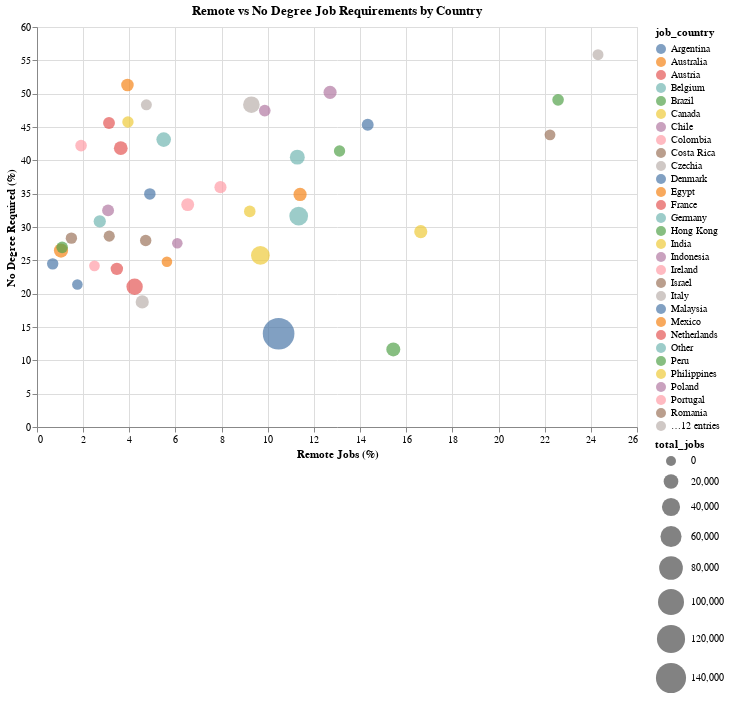

The code cell stored with this chart in its notebook:
### Code cell
scatter_all_the_data = alt.Chart(country_stats).mark_circle(size=100).encode(
    x=alt.X('remote_percentage:Q', title='Remote Jobs (%)'),
    y=alt.Y('no_degree_percentage:Q', title='No Degree Required (%)'),
    color='job_country:N',
    size=alt.Size('total_jobs:Q', scale=alt.Scale(range=[100, 1000])),
    tooltip=['job_country', 'remote_percentage', 'no_degree_percentage', 'total_jobs']
).properties(
    title='Remote vs No Degree Job Requirements by Country',
    width=600,
    height=400
).interactive()

scatter_all_the_data

### Figure 1 — Vega-Lite specification as saved in the notebook (floating-point values rounded to 4 significant figures)
{"config": {"view": {"continuousWidth": 300, "continuousHeight": 300}}, "data": {"name": "data-c6a1fdfdd8f09ccc5edf52f56327ba04"}, "mark": {"type": "circle", "size": 100}, "encoding": {"color": {"field": "job_country", "type": "nominal"}, "size": {"field": "total_jobs", "scale": {"range": [100, 1000]}, "type": "quantitative"}, "tooltip": [{"field": "job_country", "type": "nominal"}, {"field": "remote_percentage", "type": "quantitative"}, {"field": "no_degree_percentage", "type": "quantitative"}, {"field": "total_jobs", "type": "quantitative"}], "x": {"field": "remote_percentage", "title": "Remote Jobs (%)", "type": "quantitative"}, "y": {"field": "no_degree_percentage", "title": "No Degree Required (%)", "type": "quantitative"}}, "height": 400, "params": [{"name": "param_1", "select": {"type": "interval", "encodings": ["x", "y"]}, "bind": "scales"}], "title": "Remote vs No Degree Job Requirements by Country", "width": 600, "$schema": "https://vega.github.io/schema/vega-lite/v5.20.1.json", "datasets": {"data-c6a1fdfdd8f09ccc5edf52f56327ba04": [{"job_country": "United States", "total_jobs": 156077, "remote_percentage": 10.47, "no_degree_percentage": 13.99}, {"job_country": "India", "total_jobs": 43534, "remote_percentage": 9.68, "no_degree_percentage": 25.75}, {"job_country": "Other", "total_jobs": 43479, "remote_percentage": 11.34, "no_degree_percentage": 31.64}, {"job_country": "United Kingdom", "total_jobs": 30399, "remote_percentage": 9.29, "no_degree_percentage": 48.34}, {"job_country": "France", "total_jobs": 29192, "remote_percentage": 4.23, "no_degree_percentage": 21.04}, {"job_country": "Spain", "total_jobs": 21129, "remote_percentage": 11.28, "no_degree_percentage": 40.48}, {"job_country": "Germany", "total_jobs": 19747, "remote_percentage": 5.49, "no_degree_percentage": 43.11}, {"job_country": "Singapore", "total_jobs": 17595, "remote_percentage": 1.04, "no_degree_percentage": 26.47}, {"job_country": "Sudan", "total_jobs": 16650, "remote_percentage": 15.44, "no_degree_percentage": 11.64}, {"job_country": "Netherlands", "total_jobs": 15390, "remote_percentage": 3.63, "no_degree_percentage": 41.83}, {"job_country": "Italy", "total_jobs": 12952, "remote_percentage": 4.56, "no_degree_percentage": 18.76}, {"job_country": "Mexico", "total_jobs": 12883, "remote_percentage": 11.4, "no_degree_percentage": 34.88}, {"job_country": "Poland", "total_jobs": 12529, "remote_percentage": 12.7, "no_degree_percentage": 50.2}, {"job_country": "Canada", "total_jobs": 12499, "remote_percentage": 16.63, "no_degree_percentage": 29.3}, {"job_country": "Portugal", "total_jobs": 11708, "remote_percentage": 6.53, "no_degree_percentage": 33.36}, {"job_country": "Australia", "total_jobs": 9825, "remote_percentage": 3.92, "no_degree_percentage": 51.3}, {"job_country": "South Africa", "total_jobs": 9476, "remote_percentage": 3.46, "no_degree_percentage": 23.72}, {"job_country": "Belgium", "total_jobs": 8781, "remote_percentage": 2.72, "no_degree_percentage": 30.85}, {"job_country": "Ireland", "total_jobs": 8026, "remote_percentage": 7.95, "no_degree_percentage": 35.98}, {"job_country": "Argentina", "total_jobs": 7304, "remote_percentage": 14.33, "no_degree_percentage": 45.33}, {"job_country": "Switzerland", "total_jobs": 7261, "remote_percentage": 3.08, "no_degree_percentage": 32.49}, {"job_country": "Austria", "total_jobs": 7073, "remote_percentage": 3.12, "no_degree_percentage": 45.6}, {"job_country": "Chile", "total_jobs": 6089, "remote_percentage": 9.87, "no_degree_percentage": 47.46}, {"job_country": "Hong Kong", "total_jobs": 6064, "remote_percentage": 1.09, "no_degree_percentage": 26.95}, {"job_country": "Colombia", "total_jobs": 5979, "remote_percentage": 1.91, "no_degree_percentage": 42.21}, {"job_country": "Brazil", "total_jobs": 5940, "remote_percentage": 22.58, "no_degree_percentage": 49.07}, {"job_country": "Philippines", "total_jobs": 5813, "remote_percentage": 9.22, "no_degree_percentage": 32.34}, {"job_country": "Denmark", "total_jobs": 5666, "remote_percentage": 4.89, "no_degree_percentage": 34.96}, {"job_country": "Costa Rica", "total_jobs": 5374, "remote_percentage": 4.71, "no_degree_percentage": 27.97}, {"job_country": "Malaysia", "total_jobs": 5173, "remote_percentage": 0.68, "no_degree_percentage": 24.47}, {"job_country": "Sweden", "total_jobs": 5158, "remote_percentage": 3.94, "no_degree_percentage": 45.75}, {"job_country": "United Arab Emirates", "total_jobs": 5026, "remote_percentage": 1.49, "no_degree_percentage": 28.33}, {"job_country": "Peru", "total_jobs": 4860, "remote_percentage": 13.11, "no_degree_percentage": 41.4}, {"job_country": "Israel", "total_jobs": 4247, "remote_percentage": 3.13, "no_degree_percentage": 28.63}, {"job_country": "Czechia", "total_jobs": 3653, "remote_percentage": 4.74, "no_degree_percentage": 48.32}, {"job_country": "Russia", "total_jobs": 3533, "remote_percentage": 24.31, "no_degree_percentage": 55.84}, {"job_country": "Romania", "total_jobs": 3145, "remote_percentage": 22.23, "no_degree_percentage": 43.82}, {"job_country": "Thailand", "total_jobs": 2453, "remote_percentage": 2.49, "no_degree_percentage": 24.17}, {"job_country": "Egypt", "total_jobs": 2062, "remote_percentage": 5.63, "no_degree_percentage": 24.78}, {"job_country": "Indonesia", "total_jobs": 2040, "remote_percentage": 6.08, "no_degree_percentage": 27.55}, {"job_country": "Saudi Arabia", "total_jobs": 1938, "remote_percentage": 1.75, "no_degree_percentage": 21.36}]}}
